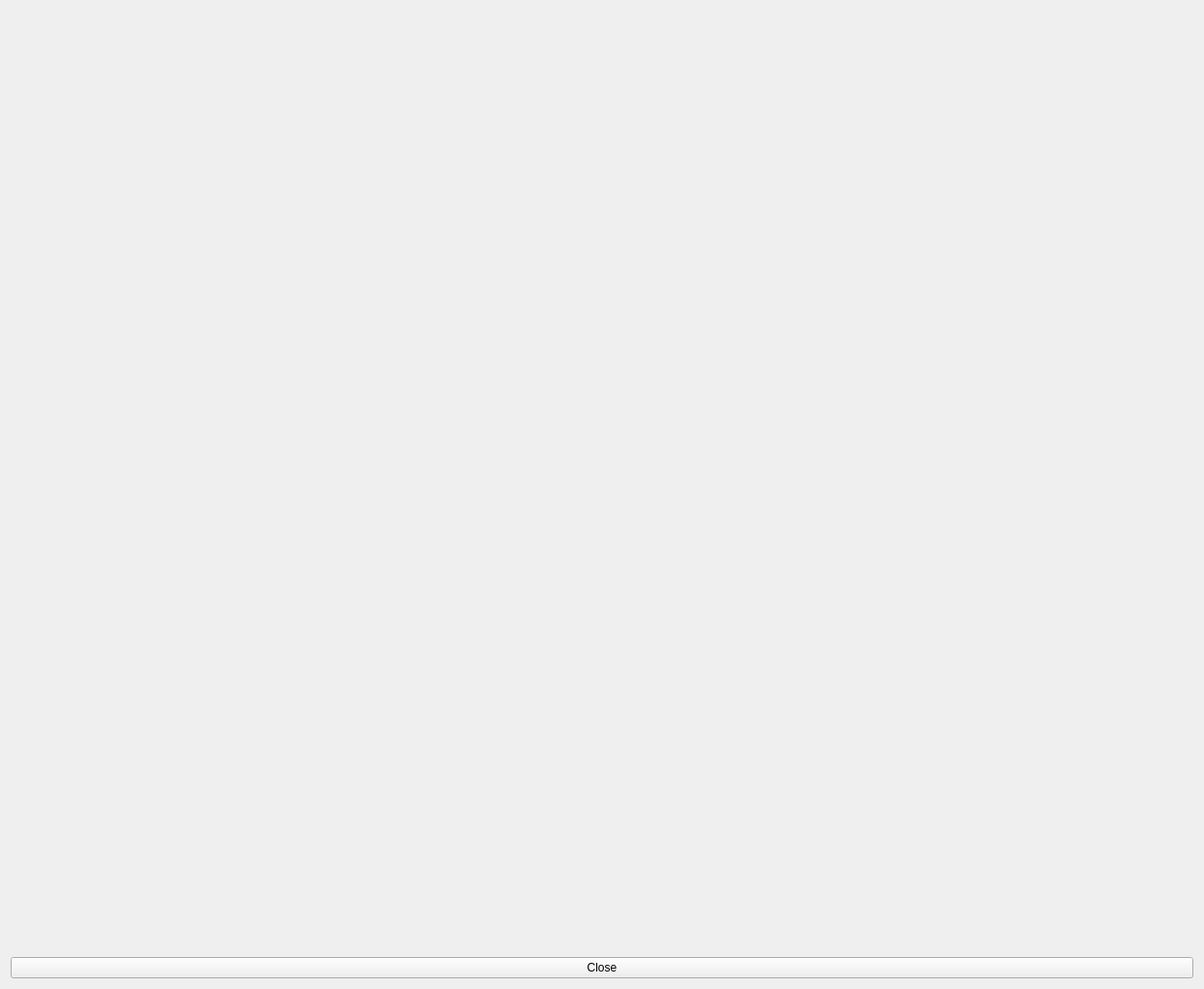
<?xml version="1.0" encoding="UTF-8"?>
<ui version="4.0">
 <class>TestWindow</class>
 <widget class="QWidget" name="TestWindow">
  <property name="geometry">
   <rect>
    <x>0</x>
    <y>0</y>
    <width>1242</width>
    <height>1020</height>
   </rect>
  </property>
  <property name="windowTitle">
   <string>TestWindow</string>
  </property>
  <layout class="QVBoxLayout" name="verticalLayout">
   <item>
    <layout class="QGridLayout" name="gridLayout">
     <item row="0" column="0">
      <widget class="PoseMappingWidget" name="widgetPoseMapping" native="true"/>
     </item>
    </layout>
   </item>
   <item>
    <widget class="QPushButton" name="pushButtonClose">
     <property name="text">
      <string>Close</string>
     </property>
    </widget>
   </item>
  </layout>
 </widget>
 <customwidgets>
  <customwidget>
   <class>PoseMappingWidget</class>
   <extends>QWidget</extends>
   <header>../../libs/libcore/widgets/PoseMappingWidget.hpp</header>
   <container>1</container>
  </customwidget>
 </customwidgets>
 <resources/>
 <connections/>
</ui>
